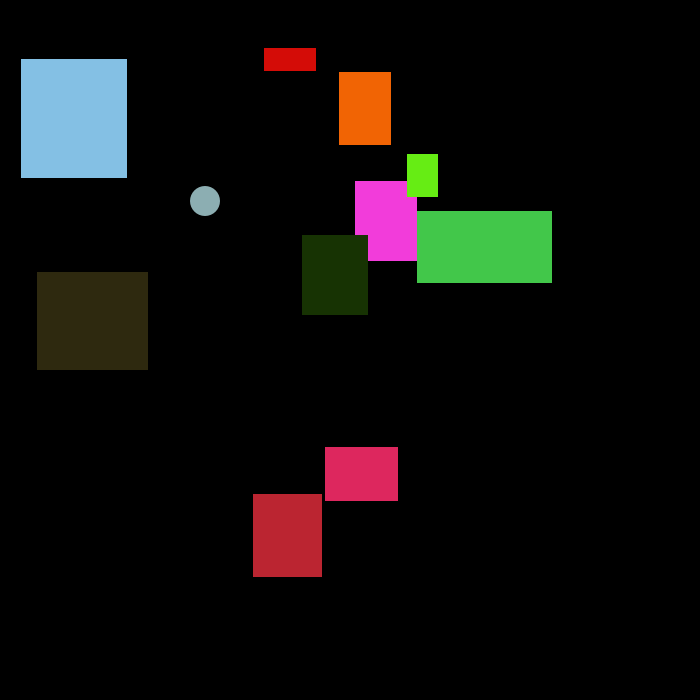
Frame 1 (no input)
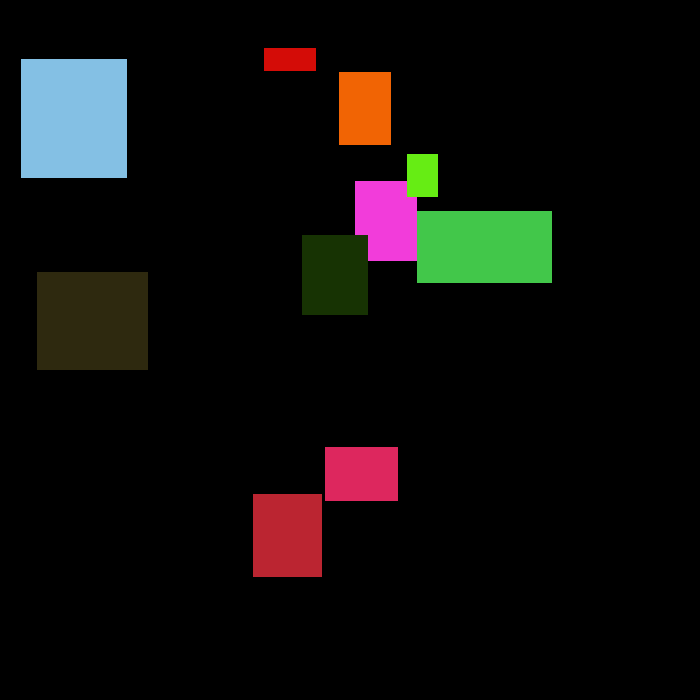
Frame 60 (the mouse pressed at the canvas centre just before this capture)
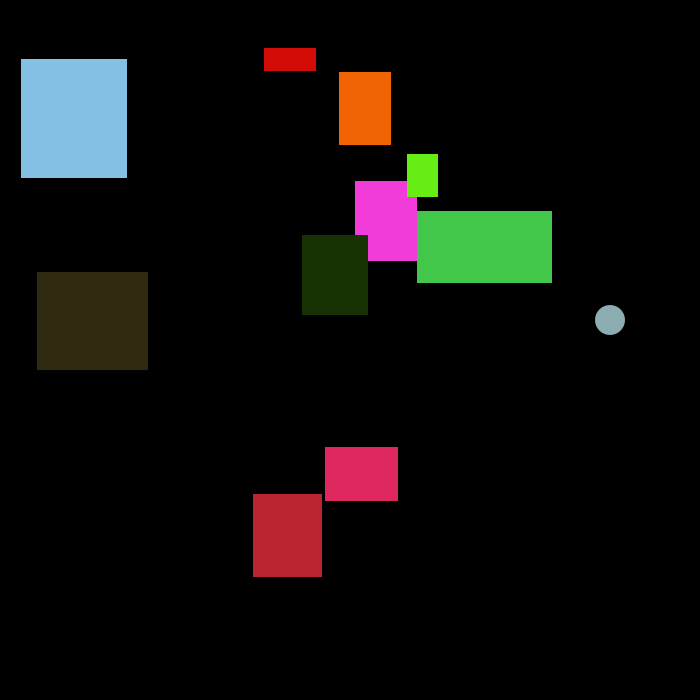
Frame 120 (the mouse held since frame 60 and released just before this capture)

The Processing sketch that drew these frames (run headless with seeded random() and noise(); from frame 60 on, the mouse is pressed at the canvas centre):

// Processing sketch: processing_178506
// ── processing_178506.pde

Ball b;
ArrayList<Rectangle> rectangles = new ArrayList<Rectangle>();

void setup()
{
  size(700,700);
  b = new Ball(200,200,5,1);
  for(int i = 0; i < 10; i++)
  {
    rectangles.add(new Rectangle());
    println(rectangles.size());
  }
}

void draw()
{
  background(0);
  b.drawBall();
  for (int i = 0; i < rectangles.size(); i++)
  {
    Rectangle r = rectangles.get(i);
    r.DrawRectangle ();
    r.movement ();
  }

}

class Ball
{
  public float xpos;
  public float ypos;
  float xvel;
  float yvel;
  float size;
  
  Ball(float x, float y, float xv, float yv)
  {
    xpos = x;
    ypos = y;
    xvel = xv;
    yvel = yv;
    size = 30;
  }
  
  void drawBall()
  {
    xpos += xvel;
    ypos += yvel;
    
    if ((xpos < 0) || (xpos > width))  xvel *= -1;
    if ((ypos < 0) || (ypos > height))  yvel *= -1;
    
    fill(#8CAEB2);
    noStroke();
    ellipse(xpos,ypos,size,size);
  }
  
  float calculateDistance (float x, float y)
  {
    float distance = dist(xpos,ypos,x,y);
    println(distance);
    return distance;
  }
  

}

class Rectangle 
{
  float xpos;
  float ypos;
  float xvel;
  float yvel;
  color c;
  int xvalue;
  int yvalue;
  
  Rectangle()
  {
    xpos = random(0,width-150);
    ypos = random(0,height);
    c = color (int(random(255)),int(random(255)),int(random(255)));
    xvalue = int(random(20,150));
    yvalue = int(random(20,150));
 
  }
  
  void DrawRectangle ()
  {    
    stroke(c);
    if (b.calculateDistance(xpos,ypos) < 40)
    {
      fill (255,0,0);
    }
    else if (b.calculateDistance(xpos,ypos) > 40)
    {
      fill (c);
    }
    rect (xpos,ypos,xvalue,yvalue);
  
  }
  
  void movement()
  {
    if (keyPressed && keyCode == UP)
    {
      ypos = ypos - 2;
    }
    else if (keyPressed && keyCode == DOWN)
    {
      ypos = ypos + 2;
    }
    else if (keyPressed && keyCode == LEFT)
    {
     xpos = xpos - 2;
    }
    else if (keyPressed && keyCode == RIGHT)
    {
      xpos = xpos + 2;
    }

    if (xpos < 0)
    {
      xvel = 2;
    }
    else if (xpos + xvalue > width)
    {
      xvel = -2;
    }
    else if (ypos < 0)
    {
      yvel = 2;
    }
    else if (ypos + yvalue > height)
    {
      yvel = -2;
    }
    else
    {
      xvel = 0;
      yvel = 0;
    }
     xpos += xvel;
     ypos += yvel;
  }
}
